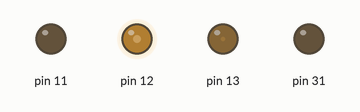
The sketch below on a simulated Arduino Mega 2560, built with avr-gcc and run on an emulated ATmega2560. On the bench: output pins drawn as LEDs (lit = HIGH). Random numbers use the default seed unless the sketch sets one.

Above: at 2.29 s.
At 2.89 s:
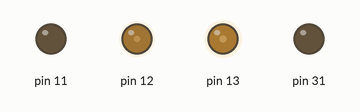
At 10.29 s:
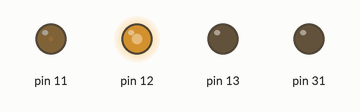
At 13.93 s:
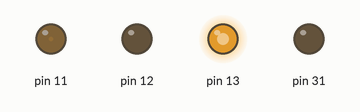
At 19.66 s:
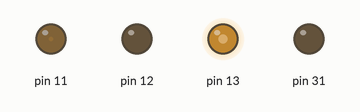
At 39.85 s:
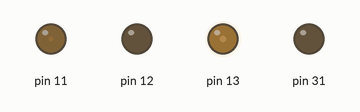
Timing chart, 0 to 40.0 s (numbered marks = the images above):
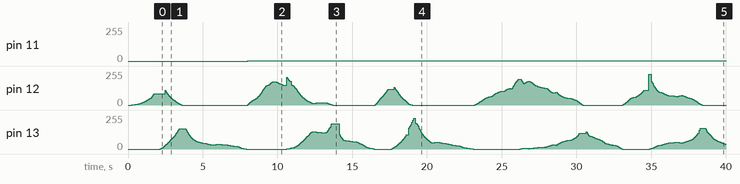

The sketch:

myki_16_bit_random_fade.ino
```cpp
// (licence header left out)
#include "math.h"
#define DEG_TO_RAD(X) (M_PI*(X)/180)

#define steptime 1
#define propgain 0.0005 // "Small Constant"
#define minsaturation 0.9
#define maxsaturation 1.0
#define WHITE OCR1A
#define BLUE OCR1B
#define GREEN OCR1C
#define RED OCR3A

int whitevalue;

struct HSI {
  float h;
  float s;
  float i;
  float htarget;
  float starget;
} color;

void setup()  {
  // This section of setup ignores Arduino conventions because
  // they are too confusing to follow. Instead, I am figuring
  // this out directly from the datasheet for the ATmega32u4.

  // Pin Setup
  // Change the data direction on B5, B6, and B7 to
  // output without overwriting the directions of B0-4.
  // B5/OC1A is RED, B6/OC1B is GREEN, and B7/OC1C is BLUE.

  DDRB |= (1<<7)|(1<<6)|(1<<5);

  // PWM Setup Stuff
  // TCCR1A is the Timer/Counter 1 Control Register A.
  // TCCR1A[7:6] = COM1A[1:0] (Compare Output Mode for Channel A)
  // TCCR1A[5:4] = COM1B[1:0] (Compare Output Mode for Channel B)
  // TCCR1A[3:2] = COM1C[1:0] (Compare Output Mode for Channel C)
  // COM1x[1:0] = 0b10 (Clear OC1x on compare match. Set at TOP)
  // TCCR1A[1:0] = WGM1[1:0] (Waveform Generation Mode for Timer 1 LSB)
  // TCCR1B[4:3] = WGM1[3:2] (Waveform Generation Mode for Timer 1 MSB)
  // WGM[3:0] = 0b1110 (Mode 14)
  // Mode 14 - Fast PWM, TOP=ICR1, Update OCR1x at TOP, TOVn Flag on TOP
  // So, ICR1 is the source for TOP.

  // Clock Stuff
  // TCCR1B[2:0] = CS1[2:0] (Clock Select for Timer 1)
  // CS1[2:0] = 001 (No Prescaler)

  // Unimportant Stuff
  // TCCR1B7 = ICNC1 (Input Capture Noise Canceler - Disable with 0)
  // TCCR1B6 = ICES1 (Input Capture Edge Select - Disable with 0)
  // TCCR1B5 = Reserved

  // And put it all together and... tada!
  TCCR1A = 0b10101010;
  TCCR1B = 0b00011001;

  // Writes 0xFFFF to the ICR1 register. THIS IS THE SOURCE FOR TOP.
  // This defines our maximum count before resetting the output pins
  // and resetting the timer. 0xFFFF means 16-bit resolution.

  ICR1 = 0xFFFF;

  // Similarly for Red, set the OC3A/PC6 pin to output.
  // This corresponds to Pin 5 on an Arduino Leonardo.

  DDRC |= (1<<6);

  // In this case, TCCR3A is our control setup register, and it matches
  // TCCR1A in layout. We're only using Channel A (the others aren't
  // accessible anyway), so we can leave Channel B and C to 00. The
  // logic of WGM3[3:0] is identical, so we can leave that unchanged.
  // Similarly, TCCR3B has the same logic, so can be left unchanged.

  TCCR3A = 0b10000010;
  TCCR3B = 0b00011001;

  // And finally, we need to set ICR3 as the source for TOP in the Fast PWM.

  ICR3 = 0xFFFF;

  // Example of setting 16-bit PWM value.

  // Initial RGB values.
  RED = 0x0000;
  GREEN = 0x0000;
  BLUE = 0x0000;
  WHITE = 0x0000;

  color.h = 0;
  color.s = maxsaturation;
  color.i = 0;
  color.htarget = 0;
  color.starget = maxsaturation;

  // Initial color = off, hue of red fully saturated.
  while (color.i < 1) {
    sendcolor();
    color.i = color.i + 0.001; // Increase Intensity
    updatehue();
    updatesaturation();
    delay (steptime);
  }
}

void updatehue() {
  color.htarget += (random(360)-180)*.1;
  color.htarget = fmod(color.htarget, 360);
  color.h += propgain*(color.htarget-color.h);
  color.h = fmod(color.h, 360);
}

void updatesaturation() {
  color.starget += (random(10000)-5000)/0.00001;
  if (color.starget > maxsaturation) color.starget = maxsaturation;
  else if (color.starget < minsaturation) color.starget = minsaturation;
  color.s += propgain*(color.starget-color.s);
  if (color.s > maxsaturation) color.s = maxsaturation;
  else if (color.s < minsaturation) color.s = minsaturation;
}

void sendcolor() {
  int rgbw[4];
  while (color.h >=360) color.h = color.h - 360;
  while (color.h < 0) color.h = color.h + 360;
  if (color.i > 1) color.i = 1;
  if (color.i < 0) color.i = 0;
  if (color.s > 1) color.s = 1;
  if (color.s < 0) color.s = 0;
  // Fix ranges (somewhat redundantly).
  hsi2rgbw(color.h, color.s, color.i, rgbw);
  RED = rgbw[0];
  GREEN = rgbw[1];
  BLUE = rgbw[2];
  WHITE = rgbw[3];
}

void loop()  {
  sendcolor();
  updatehue();
  updatesaturation();
  delay (steptime);
}

void hsi2rgbw(float H, float S, float I, int* rgbw) {
  float r, g, b, w;
  float cos_h, cos_1047_h;
  H = fmod(H,360); // cycle H around to 0-360 degrees
  H = 3.14159*H/(float)180; // Convert to radians.
  S = S>0?(S<1?S:1):0; // clamp S and I to interval [0,1]
  I = I>0?(I<1?I:1):0;

  // This section is modified by the addition of white so that it assumes
  // fully saturated colors, and then scales with white to lower saturation.
  //
  // Next, scale appropriately the pure color by mixing with the white channel.
  // Saturation is defined as "the ratio of colorfulness to brightness" so we will
  // do this by a simple ratio wherein the color values are scaled down by (1-S)
  // while the white LED is placed at S.

  // This will maintain constant brightness because in HSI, R+B+G = I. Thus,
  // S*(R+B+G) = S*I. If we add to this (1-S)*I, where I is the total intensity,
  // the sum intensity stays constant while the ratio of colorfulness to brightness
  // goes down by S linearly relative to total Intensity, which is constant.

  if(H < 2.09439) {
    cos_h = cos(H);
    cos_1047_h = cos(1.047196667-H);
    r = S*I/3*(1+cos_h/cos_1047_h);
    g = S*I/3*(1+(1-cos_h/cos_1047_h));
    b = 0;
    w = (1-S)*I;
  } else if(H < 4.188787) {
    H = H - 2.09439;
    cos_h = cos(H);
    cos_1047_h = cos(1.047196667-H);
    g = S*I/3*(1+cos_h/cos_1047_h);
    b = S*I/3*(1+(1-cos_h/cos_1047_h));
    r = 0;
    w = (1-S)*I;
  } else {
    H = H - 4.188787;
    cos_h = cos(H);
    cos_1047_h = cos(1.047196667-H);
    b = S*I/3*(1+cos_h/cos_1047_h);
    r = S*I/3*(1+(1-cos_h/cos_1047_h));
    g = 0;
    w = (1-S)*I;
  }

  // Mapping Function from rgbw = [0:1] onto their respective ranges.
  // For standard use, this would be [0:1]->[0:0xFFFF] for instance.

  // Here instead I am going to try a parabolic map followed by scaling.
  rgbw[0]=0xFFFF*r*r;
  rgbw[1]=0xFFFF*g*g;
  rgbw[2]=0xFFFF*b*b;
  rgbw[3]=0xFFFF*w*w;
}
```

Measured:
- by itself, pin 11: 0/255 → 1/255 at 8.0 s
